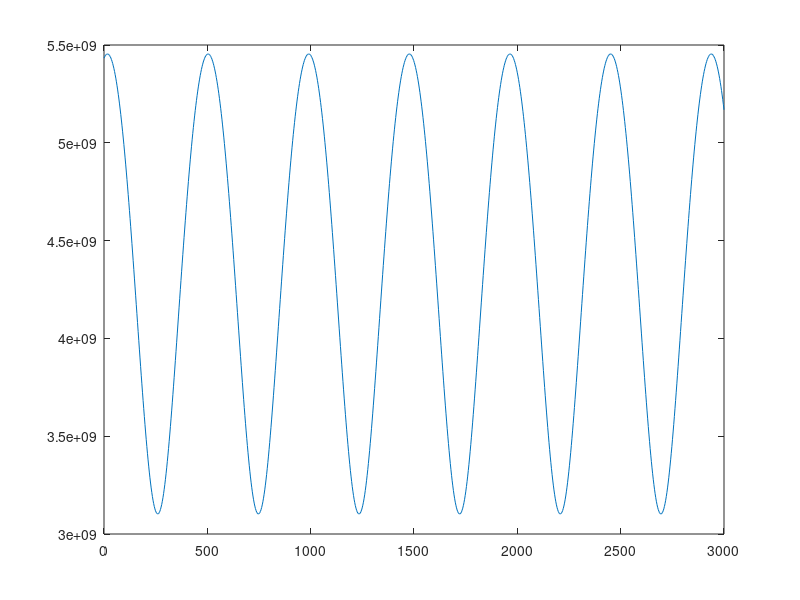

MATLAB code for this plot:
Omega_SHO = 0.006452
xi = [2705710525.4906921,       -3873534938.3634562 ,      -2681433813.0402393 ]
vi = [-11372871.430080282,        73591.840957018765,       -16765518.336228890     ]

phase_i = atan2(-vi,xi*Omega_SHO);
A_i = xi./cos(phase_i);

t = linspace(0,3e3,1000)

for k = 1:length(t)
x = A_i.*cos(Omega_SHO*t(k) + phase_i);
r(k) = sqrt(sum(x.^2,2));
v = -A_i.*Omega_SHO.*sin(Omega_SHO*t(k) + phase_i);
xhat = x./sqrt(x*x');
vr(k) = v*xhat';
vmag(k) = sqrt(v*v');

end

plot(t,r)